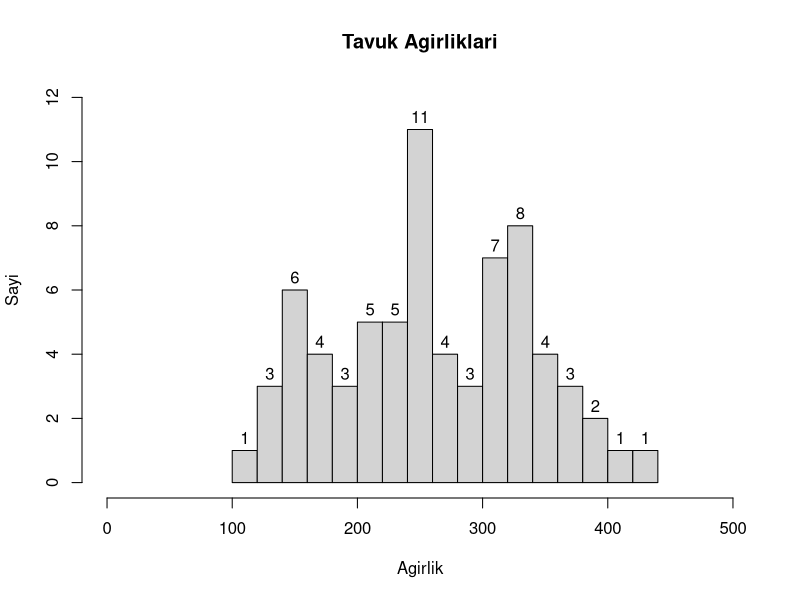
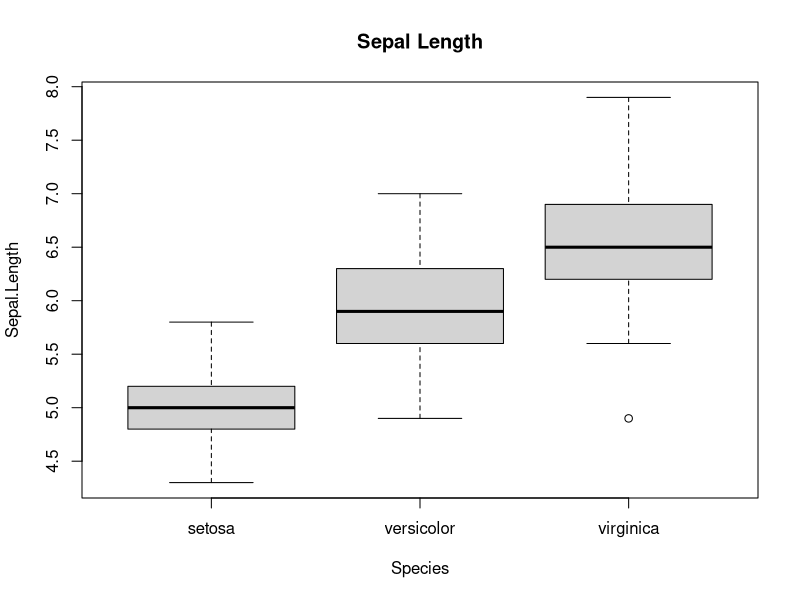
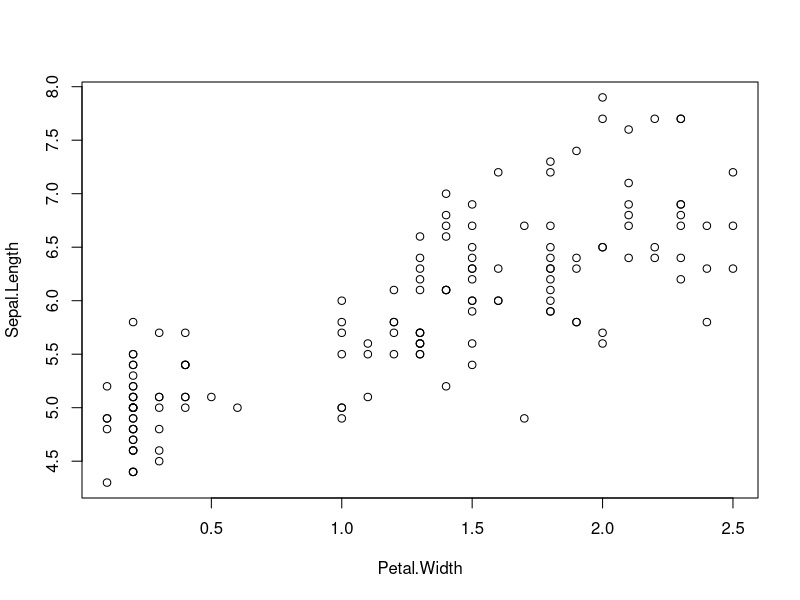
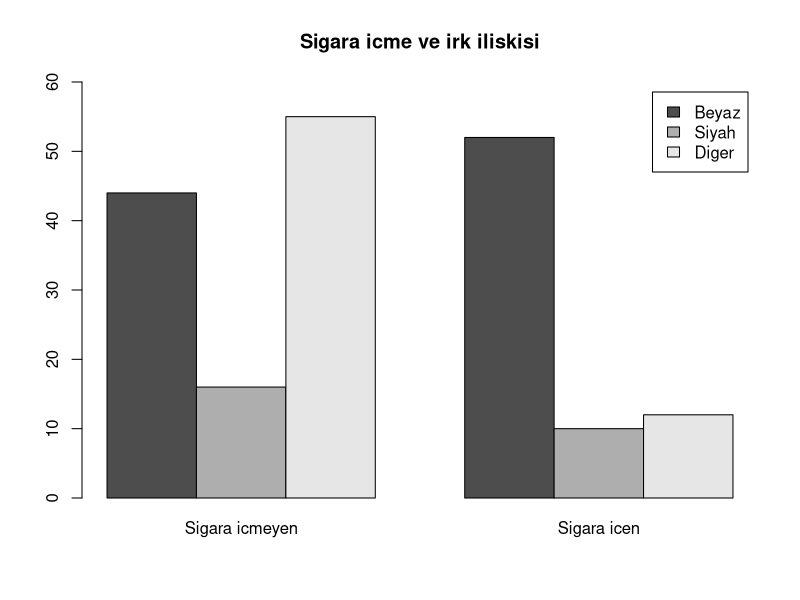
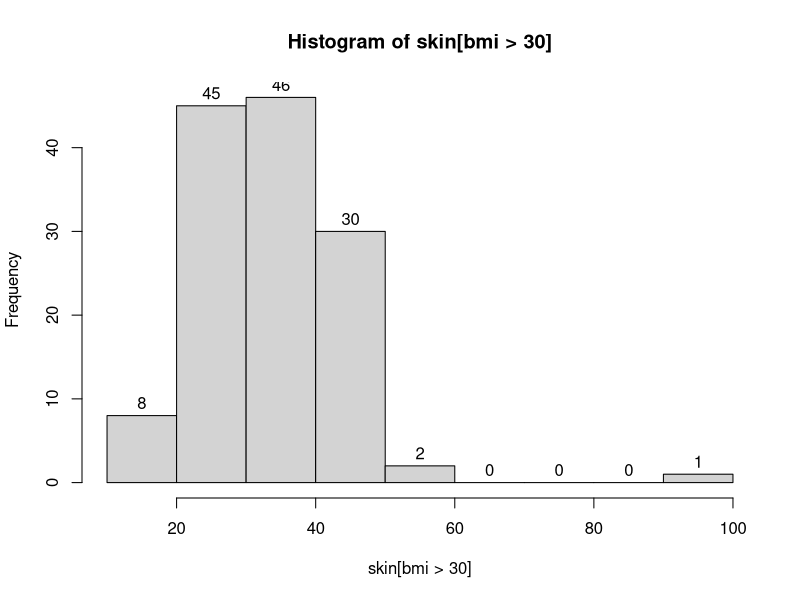
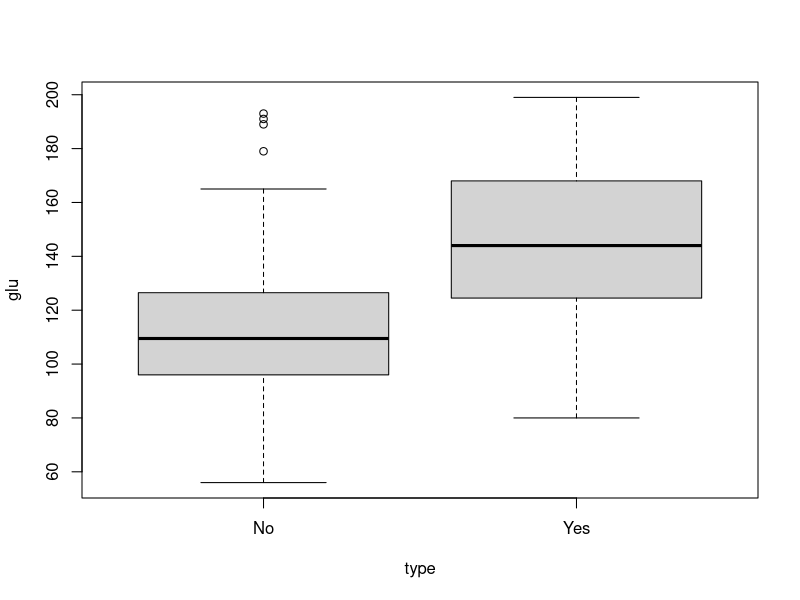
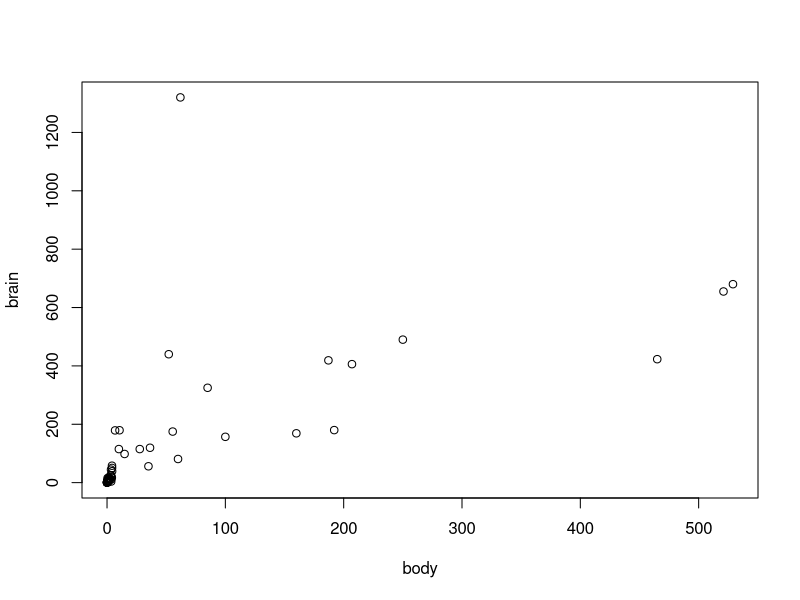
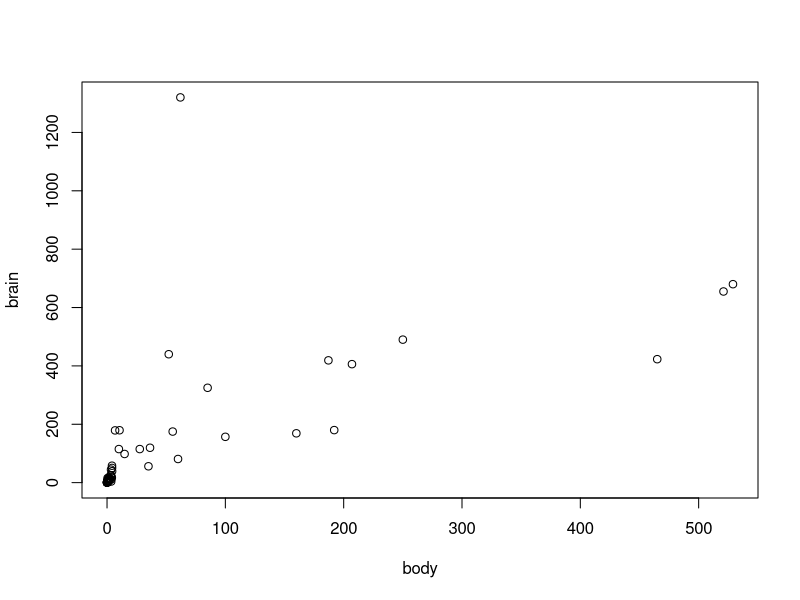

These charts were generated, in order, by the following R code:
#Soru 1
data(chickwts)  
hist(chickwts$weight,breaks=17,labels=TRUE,xlim=c(0,500),ylim=c(0,12),xlab="Agirlik",ylab="Sayi",main="Tavuk Agirliklari")

#Soru2
data(iris) 
attach(iris)
boxplot(Sepal.Length~Species,main= "Sepal Length")
plot(Petal.Width, Sepal.Length,xlab="Petal.Width", ylab="Sepal.Length")
detach(iris)

#Soru3
data(birthwt,package = "MASS")  
attach(birthwt)
t=table(race, smoke)
colnames(t)<-c("Sigara icmeyen", "Sigara icen")
rownames(t)<-c("Beyaz","Siyah","Diger")
barplot(t,legend.text = TRUE,beside = TRUE, ylim=c(0,60),main="Sigara icme ve irk iliskisi")
detach(birthwt)

#Soru4
data(Pima.tr,package = "MASS")      
attach(Pima.tr)  
length(which(skin>=40))  #skin>40 sayısı
any(skin==60)  #skin=60 var mı
mean(glu[which(bmi<30)])  # bmi<30 olanların glu ortalaması 
mean(glu[bmi<30])         # bmi<30 olanların glu ortalaması which kullanmadan
max(npreg[age>25])           # age>25 olanlarda npreg değerlerinin en büyüğü
length(which(bp>40 & bp<60))   # bp değeri 40 ile 60 arasında olanların sayısı
length(bp[bp>40 & bp<60])      # bp değeri 40 ile 60 arasında olanların sayısı
sum(skin[bp>40 & bp<60])      # bp değeri 40 ile 60 arasında olanların skin değerleri toplamı
hist(skin[bmi>30],label=T)    # bmi>30 olanlarda skin değerlerinin histogramı
boxplot(glu~type)            # type faktörüne göre (type=Yes ve type=No) glu değerlerine ait boxplotlar

#Soru5
tapply(skin,type,mean)  

#Soru6
data(mammals,package = "MASS")
yeniveri<-mammals[!(rownames(mammals) %in% c("Asian elephant","African elephant")),]   # Asya ve Afrika fili cikarilarak elde edilen veriseti 
# "Asian elephant" ve "African elephant" birer satir ismi (rowname) olduguna dikkat. %in% komutu ile satir ismi Asian elephant ve African elephant olanlar 
#  seciliyor. Sonra ! ile bu ifadenin tersini saglayanlar aliniyor. Daha iyi anlamak icin ilk once
mammals[rownames(mammals) %in% c("Asian elephant","African elephant"),]  # komutunu calistirmayi deneyebilirsiniz (! yok bu komutta)
plot(yeniveri)
#######
mammals$sira<-1:62      ## verisetinden Asya ve Afrika fillerini cikarmak icin sira (indeks) degiskeni ekleniyor
mammals[order(mammals$body),]    ##  Asya ve afrika fillerinin vucut agirliklari en buyuk oldugu icin veriseti agirliga gore siralaniyor
yeniveri<-mammals[mammals$sira!=19 & mammals$sira!=33,]   ## Bu siralamada en sondaki iki satir icin sira degerlerinin 19 ve 33 oldugu goruldugu icin bu degerlere sahip satirlar cikariliyor  
plot(yeniveri[,1:2])     ## ,1:2 ile verisetindeki sadece 1. ve 2. sutunlar seciliyor. 3.sutundaki bizim ekledigimiz sira degiskeni alinmiyor.